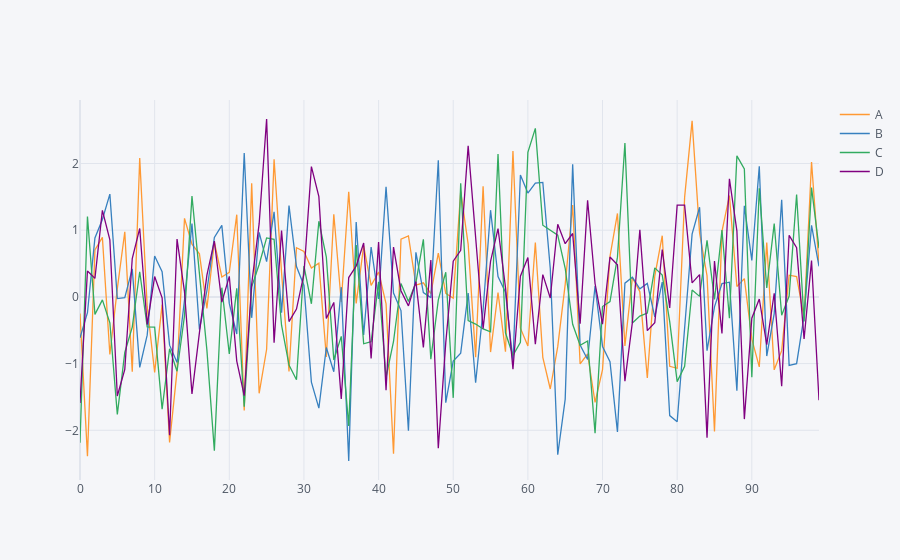

Notebook code cell kept with this figure:
### Code cell
df.iplot() # Makes an interactable line plot that can be paned, zoomed out, changed and improved.
